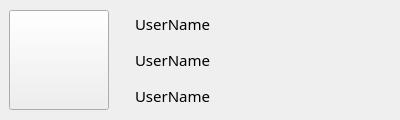
<?xml version="1.0" encoding="UTF-8"?>
<ui version="4.0">
 <class>UserInfoFrame</class>
 <widget class="QFrame" name="UserInfoFrame">
  <property name="geometry">
   <rect>
    <x>0</x>
    <y>0</y>
    <width>400</width>
    <height>120</height>
   </rect>
  </property>
  <property name="minimumSize">
   <size>
    <width>400</width>
    <height>0</height>
   </size>
  </property>
  <property name="windowTitle">
   <string>Frame</string>
  </property>
  <layout class="QHBoxLayout" name="horizontalLayout">
   <property name="leftMargin">
    <number>9</number>
   </property>
   <property name="topMargin">
    <number>9</number>
   </property>
   <property name="rightMargin">
    <number>9</number>
   </property>
   <property name="bottomMargin">
    <number>9</number>
   </property>
   <item>
    <layout class="QVBoxLayout" name="verticalLayout_2">
     <property name="sizeConstraint">
      <enum>QLayout::SetDefaultConstraint</enum>
     </property>
     <item>
      <widget class="QPushButton" name="IconButton">
       <property name="minimumSize">
        <size>
         <width>100</width>
         <height>100</height>
        </size>
       </property>
       <property name="maximumSize">
        <size>
         <width>100</width>
         <height>100</height>
        </size>
       </property>
       <property name="text">
        <string/>
       </property>
       <property name="icon">
        <iconset resource="../img.qrc">
         <normaloff>:/img/DecodeLOGO_BigSize.png</normaloff>:/img/DecodeLOGO_BigSize.png</iconset>
       </property>
       <property name="iconSize">
        <size>
         <width>60</width>
         <height>60</height>
        </size>
       </property>
      </widget>
     </item>
    </layout>
   </item>
   <item>
    <spacer name="horizontalSpacer">
     <property name="orientation">
      <enum>Qt::Horizontal</enum>
     </property>
     <property name="sizeType">
      <enum>QSizePolicy::Fixed</enum>
     </property>
     <property name="sizeHint" stdset="0">
      <size>
       <width>20</width>
       <height>20</height>
      </size>
     </property>
    </spacer>
   </item>
   <item>
    <layout class="QVBoxLayout" name="verticalLayout_3">
     <item>
      <widget class="QLabel" name="UserNameLabel">
       <property name="minimumSize">
        <size>
         <width>200</width>
         <height>0</height>
        </size>
       </property>
       <property name="font">
        <font>
         <family>苹方 常规</family>
         <pointsize>11</pointsize>
        </font>
       </property>
       <property name="text">
        <string>UserName</string>
       </property>
      </widget>
     </item>
     <item>
      <widget class="QLabel" name="UserIPLabel">
       <property name="minimumSize">
        <size>
         <width>200</width>
         <height>0</height>
        </size>
       </property>
       <property name="font">
        <font>
         <family>苹方 常规</family>
         <pointsize>11</pointsize>
        </font>
       </property>
       <property name="text">
        <string>UserName</string>
       </property>
      </widget>
     </item>
     <item>
      <widget class="QLabel" name="UserTicketLabel">
       <property name="minimumSize">
        <size>
         <width>200</width>
         <height>0</height>
        </size>
       </property>
       <property name="font">
        <font>
         <family>苹方 常规</family>
         <pointsize>11</pointsize>
        </font>
       </property>
       <property name="text">
        <string>UserName</string>
       </property>
      </widget>
     </item>
    </layout>
   </item>
   <item>
    <spacer name="horizontalSpacer_2">
     <property name="orientation">
      <enum>Qt::Horizontal</enum>
     </property>
     <property name="sizeHint" stdset="0">
      <size>
       <width>40</width>
       <height>20</height>
      </size>
     </property>
    </spacer>
   </item>
  </layout>
 </widget>
 <resources>
  <include location="../img.qrc"/>
 </resources>
 <connections/>
</ui>
